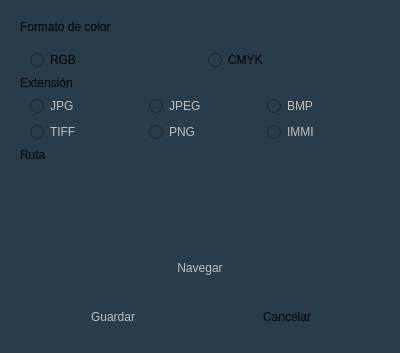
<?xml version="1.0" encoding="UTF-8"?>
<ui version="4.0">
 <class>Dialog</class>
 <widget class="QDialog" name="Dialog">
  <property name="geometry">
   <rect>
    <x>0</x>
    <y>0</y>
    <width>400</width>
    <height>353</height>
   </rect>
  </property>
  <property name="windowTitle">
   <string>Dialog</string>
  </property>
  <property name="styleSheet">
   <string notr="true">QWidget{
background-color:rgb(40, 60, 75);
}

QPushButton{
border:none;
border-radius:5px;
}

QPushButton:hover{
background-color: rgb(30,30,45);
}

QFrame{
border:none;
}
</string>
  </property>
  <layout class="QVBoxLayout" name="verticalLayout_2">
   <item>
    <widget class="QFrame" name="frame">
     <property name="frameShape">
      <enum>QFrame::StyledPanel</enum>
     </property>
     <property name="frameShadow">
      <enum>QFrame::Raised</enum>
     </property>
     <layout class="QVBoxLayout" name="verticalLayout">
      <item>
       <widget class="QLabel" name="label">
        <property name="text">
         <string>Formato de color</string>
        </property>
       </widget>
      </item>
      <item>
       <layout class="QGridLayout" name="gridLayout">
        <property name="leftMargin">
         <number>10</number>
        </property>
        <property name="topMargin">
         <number>10</number>
        </property>
        <property name="rightMargin">
         <number>0</number>
        </property>
        <item row="0" column="0">
         <widget class="QRadioButton" name="rgb">
          <property name="text">
           <string>RGB</string>
          </property>
         </widget>
        </item>
        <item row="0" column="1">
         <widget class="QRadioButton" name="cmyk">
          <property name="text">
           <string>CMYK</string>
          </property>
         </widget>
        </item>
       </layout>
      </item>
      <item>
       <widget class="QLabel" name="label_2">
        <property name="text">
         <string>Extensión</string>
        </property>
       </widget>
      </item>
      <item>
       <layout class="QGridLayout" name="gridLayout_2">
        <property name="leftMargin">
         <number>10</number>
        </property>
        <property name="topMargin">
         <number>0</number>
        </property>
        <item row="0" column="2">
         <widget class="QRadioButton" name="bmp">
          <property name="enabled">
           <bool>false</bool>
          </property>
          <property name="text">
           <string>BMP</string>
          </property>
         </widget>
        </item>
        <item row="0" column="0">
         <widget class="QRadioButton" name="jpg">
          <property name="enabled">
           <bool>false</bool>
          </property>
          <property name="text">
           <string>JPG</string>
          </property>
         </widget>
        </item>
        <item row="0" column="1">
         <widget class="QRadioButton" name="jpeg">
          <property name="enabled">
           <bool>false</bool>
          </property>
          <property name="text">
           <string>JPEG</string>
          </property>
         </widget>
        </item>
        <item row="1" column="0">
         <widget class="QRadioButton" name="tiff">
          <property name="enabled">
           <bool>false</bool>
          </property>
          <property name="text">
           <string>TIFF</string>
          </property>
         </widget>
        </item>
        <item row="1" column="2">
         <widget class="QRadioButton" name="immi">
          <property name="enabled">
           <bool>false</bool>
          </property>
          <property name="text">
           <string>IMMI</string>
          </property>
         </widget>
        </item>
        <item row="1" column="1">
         <widget class="QRadioButton" name="png">
          <property name="enabled">
           <bool>false</bool>
          </property>
          <property name="text">
           <string>PNG</string>
          </property>
         </widget>
        </item>
       </layout>
      </item>
      <item>
       <widget class="QLabel" name="label_3">
        <property name="text">
         <string>Ruta</string>
        </property>
       </widget>
      </item>
      <item>
       <widget class="QPlainTextEdit" name="ruta_txt"/>
      </item>
      <item>
       <widget class="QPushButton" name="navegar_ruta">
        <property name="enabled">
         <bool>false</bool>
        </property>
        <property name="text">
         <string>Navegar</string>
        </property>
       </widget>
      </item>
      <item>
       <widget class="QLabel" name="label_4">
        <property name="text">
         <string/>
        </property>
       </widget>
      </item>
      <item>
       <widget class="QFrame" name="frame_2">
        <property name="frameShape">
         <enum>QFrame::StyledPanel</enum>
        </property>
        <property name="frameShadow">
         <enum>QFrame::Raised</enum>
        </property>
        <layout class="QHBoxLayout" name="horizontalLayout">
         <item>
          <widget class="QPushButton" name="aceptar">
           <property name="enabled">
            <bool>false</bool>
           </property>
           <property name="text">
            <string>Guardar</string>
           </property>
          </widget>
         </item>
         <item>
          <widget class="QPushButton" name="cancelar">
           <property name="text">
            <string>Cancelar</string>
           </property>
          </widget>
         </item>
        </layout>
       </widget>
      </item>
     </layout>
    </widget>
   </item>
  </layout>
 </widget>
 <resources/>
 <connections/>
</ui>
